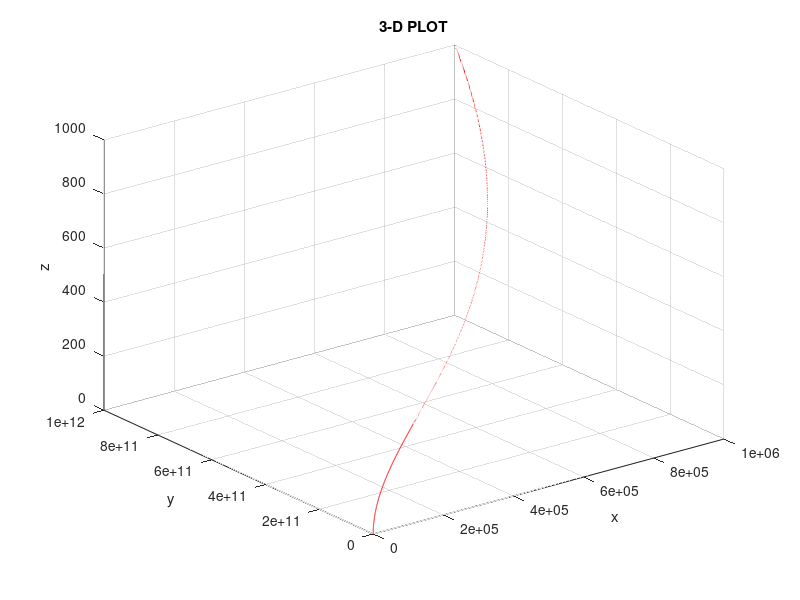

Recreate this plot in MATLAB.
clear all
clc
x=[1:1000]
y=power(x,2);
z=power(y,2);
plot3(y,z,x,'r')
grid on
xlabel('x')
ylabel('y')
zlabel('z')
title('3-D PLOT')